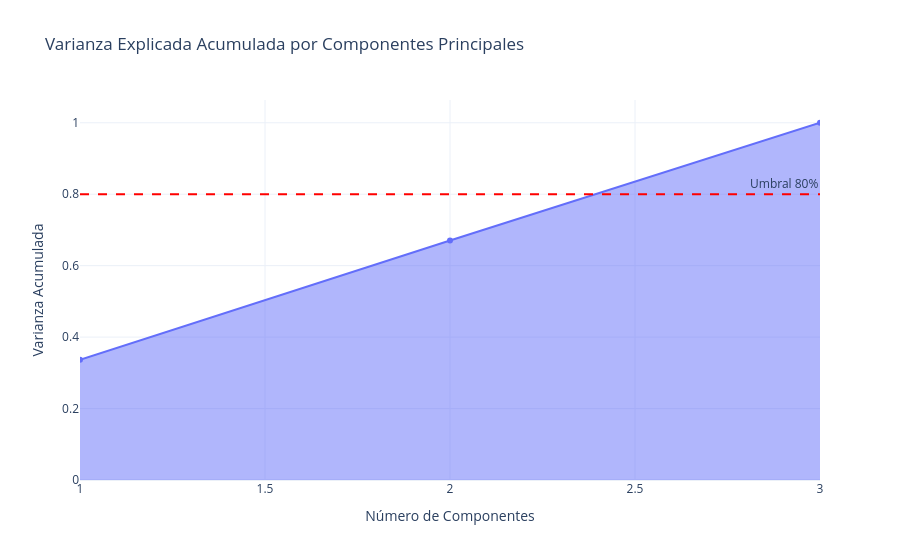

This figure's notebook cell:
### Markdown cell above
Ejecución de PCA y Análisis de Varianza Explicada
El objetivo es determinar cuántos componentes son suficientes para representar la mayor parte de la variabilidad sin pérdida crítica de información
. La cátedra sugiere retener al menos el 80% de la varianza total

### Code cell
# 1. Inicializar PCA sobre todos los componentes posibles
pca = PCA()
pca.fit(X_scaled)

# 2. Calcular varianza explicada y acumulada
varianza_expl = pca.explained_variance_ratio_
varianza_acum = np.cumsum(varianza_expl)

# 3. Visualización: Gráfico de Codo (Scree Plot)
fig_pca = px.area(
    x=range(1, len(varianza_acum) + 1),
    y=varianza_acum,
    title='Varianza Explicada Acumulada por Componentes Principales',
    labels={'x': 'Número de Componentes', 'y': 'Varianza Acumulada'},
    markers=True,
    template="plotly_white"
)

# Agregamos una línea de referencia en el 80%
fig_pca.add_hline(y=0.8, line_dash="dash", line_color="red", annotation_text="Umbral 80%")
fig_pca.show()

# Imprimir reporte de varianza
for i, var in enumerate(varianza_acum):
    print(f"PC{i+1}: captura el {var*100:.2f}% de la varianza total.")

### Figure 1 — Plotly figure (JSON) as saved in the notebook; plotly's stock layout.template omitted (floating-point values rounded to 4 significant figures)
{"data": [{"fillpattern": {"shape": ""}, "hovertemplate": "Número de Componentes=%{x}<br>Varianza Acumulada=%{y}<extra></extra>", "legendgroup": "", "line": {"color": "#636efa"}, "marker": {"symbol": "circle"}, "mode": "lines+markers", "name": "", "orientation": "v", "showlegend": false, "stackgroup": "1", "type": "scatter", "x": [1, 2, 3], "xaxis": "x", "y": [0.3366, 0.6704, 1.0], "yaxis": "y"}], "layout": {"annotations": [{"showarrow": false, "text": "Umbral 80%", "x": 1, "xanchor": "right", "xref": "x domain", "y": 0.8, "yanchor": "bottom", "yref": "y"}], "legend": {"tracegroupgap": 0}, "shapes": [{"line": {"color": "red", "dash": "dash"}, "type": "line", "x0": 0, "x1": 1, "xref": "x domain", "y0": 0.8, "y1": 0.8, "yref": "y"}], "title": {"text": "Varianza Explicada Acumulada por Componentes Principales"}, "xaxis": {"anchor": "y", "domain": [0, 1], "title": {"text": "Número de Componentes"}}, "yaxis": {"anchor": "x", "domain": [0, 1], "title": {"text": "Varianza Acumulada"}}}}
